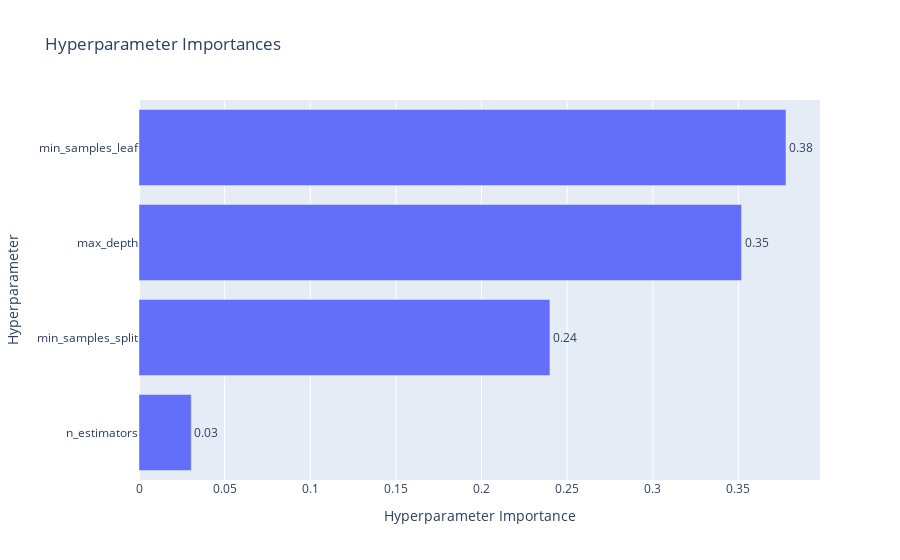

The notebook cell this image was saved under:
### Code cell
# Plot parameter importance
vis.plot_param_importances(study)

### Figure 1 — Plotly figure (JSON) as saved in the notebook; plotly's stock layout.template omitted (floating-point values rounded to 4 significant figures)
{"data": [{"cliponaxis": false, "hovertemplate": ["n_estimators (IntDistribution): 0.030527004248000526<extra></extra>", "min_samples_split (IntDistribution): 0.23993588721395273<extra></extra>", "max_depth (IntDistribution): 0.3517980431611351<extra></extra>", "min_samples_leaf (IntDistribution): 0.37773906537691176<extra></extra>"], "name": "Objective Value", "orientation": "h", "text": ["0.03", "0.24", "0.35", "0.38"], "textposition": "outside", "type": "bar", "x": [0.03053, 0.2399, 0.3518, 0.3777], "y": ["n_estimators", "min_samples_split", "max_depth", "min_samples_leaf"]}], "layout": {"title": {"text": "Hyperparameter Importances"}, "xaxis": {"title": {"text": "Hyperparameter Importance"}}, "yaxis": {"title": {"text": "Hyperparameter"}}}}
